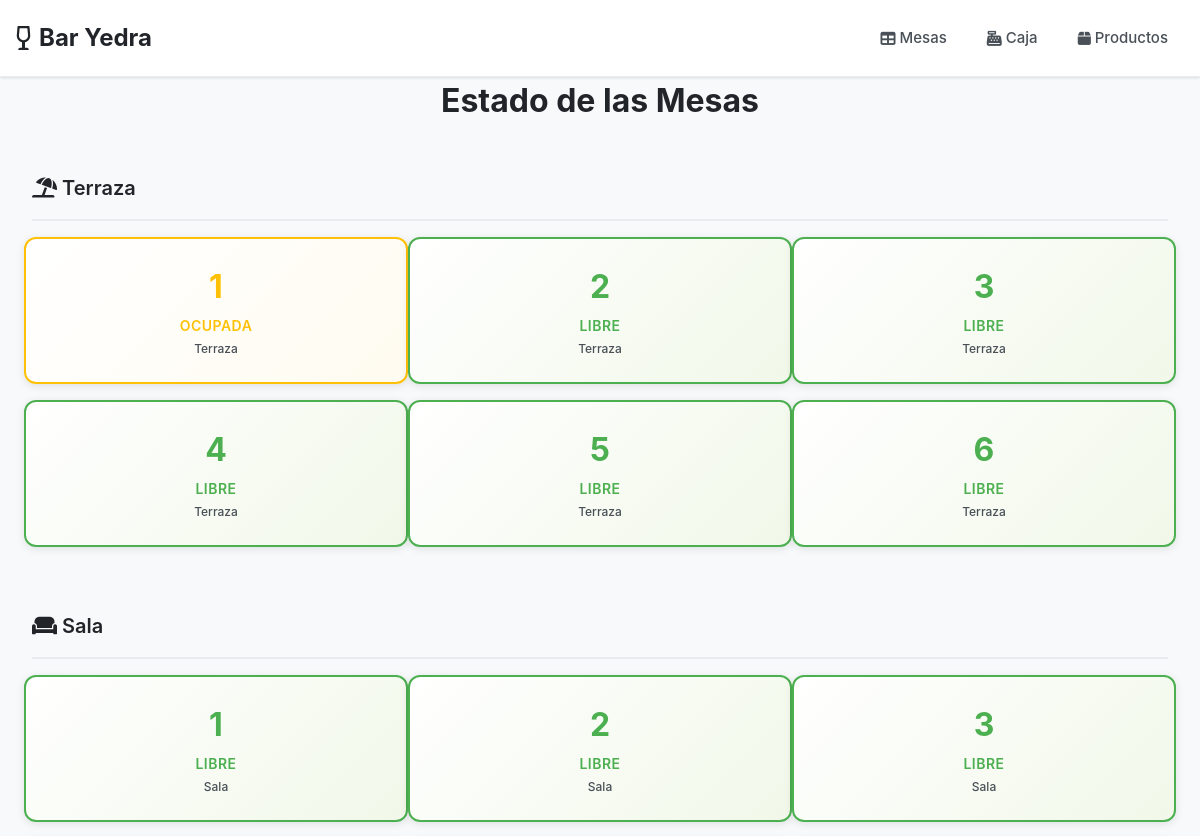
Before: / (upper part) with the older database file.
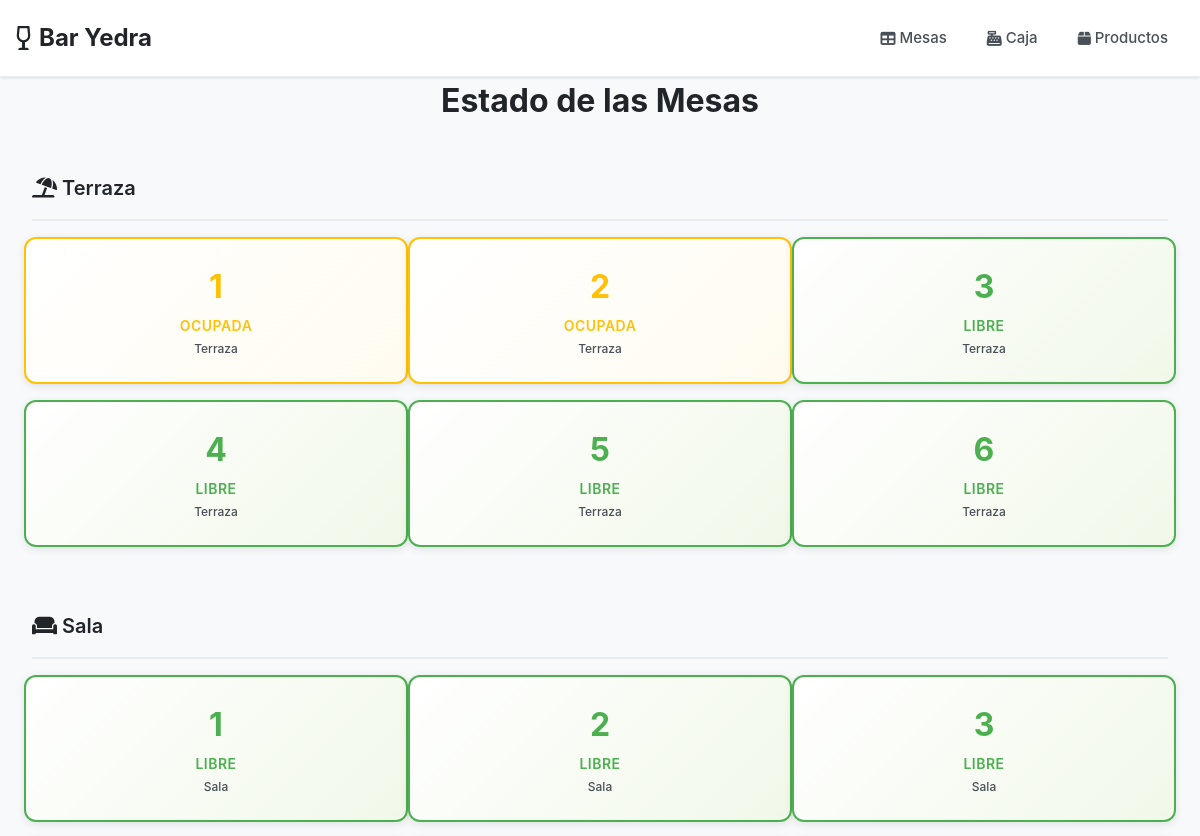
After: the same page with the newer database file.
### models.py (models this page shows, shortened)
class Mesa(db.Model):
    id = db.Column(db.Integer, primary_key=True)
    numero = db.Column(db.Integer, nullable=False)
    zona = db.Column(db.String(50), nullable=False)  # Terraza, Sala, Barra
    estado = db.Column(db.String(20), default='libre')  # libre, ocupada, pagada
    pedidos = db.relationship('Pedido', backref='mesa', lazy=True)

### app.py (the view)
@app.route('/')
def index():
    mesas_terraza = Mesa.query.filter_by(zona='Terraza').all()
    mesas_sala = Mesa.query.filter_by(zona='Sala').all()
    mesas_barra = Mesa.query.filter_by(zona='Barra').all()
    return render_template('index.html',
                         mesas_terraza=mesas_terraza,
                         mesas_sala=mesas_sala,
                         mesas_barra=mesas_barra)

### templates/index.html (shortened to what this page needs)
{% extends "layout.html" %}
{% block content %}
<div class="container">
    <div class="mb-4">
        <h1 class="text-center font-weight-bold">Estado de las Mesas</h1>
    </div>
    <div class="mb-5">
        <h2 class="zone-title">
            <i class="fas fa-umbrella-beach"></i> Terraza
        </h2>
        <div class="row">
            {% for mesa in mesas_terraza %}
            <div class="col-4 col-3">
                <div class="table-card table-{{ mesa.estado }} fade-in" onclick="goToTable({{ mesa.id }})">
                    <div class="table-number">{{ mesa.numero }}</div>
                    <div class="table-status">{{ mesa.estado|title }}</div>
                    <div class="table-zone">{{ mesa.zona }}</div>
                </div>
            </div>
            {% endfor %}
        </div>
    </div>
    <div class="mb-5">
        <h2 class="zone-title">
            <i class="fas fa-couch"></i> Sala
        </h2>
        <div class="row">
            {% for mesa in mesas_sala %}
            <div class="col-4 col-3">
                <div class="table-card table-{{ mesa.estado }} fade-in" onclick="goToTable({{ mesa.id }})">
                    <div class="table-number">{{ mesa.numero }}</div>
                    <div class="table-status">{{ mesa.estado|title }}</div>
                    <div class="table-zone">{{ mesa.zona }}</div>
                </div>
            </div>
            {% endfor %}
        </div>
    </div>
</div>
{% endblock %}

Changed rows visible on the page:
changed Mesa (number 2 of 9 on the later page): estado "LIBRE" → "OCUPADA"
